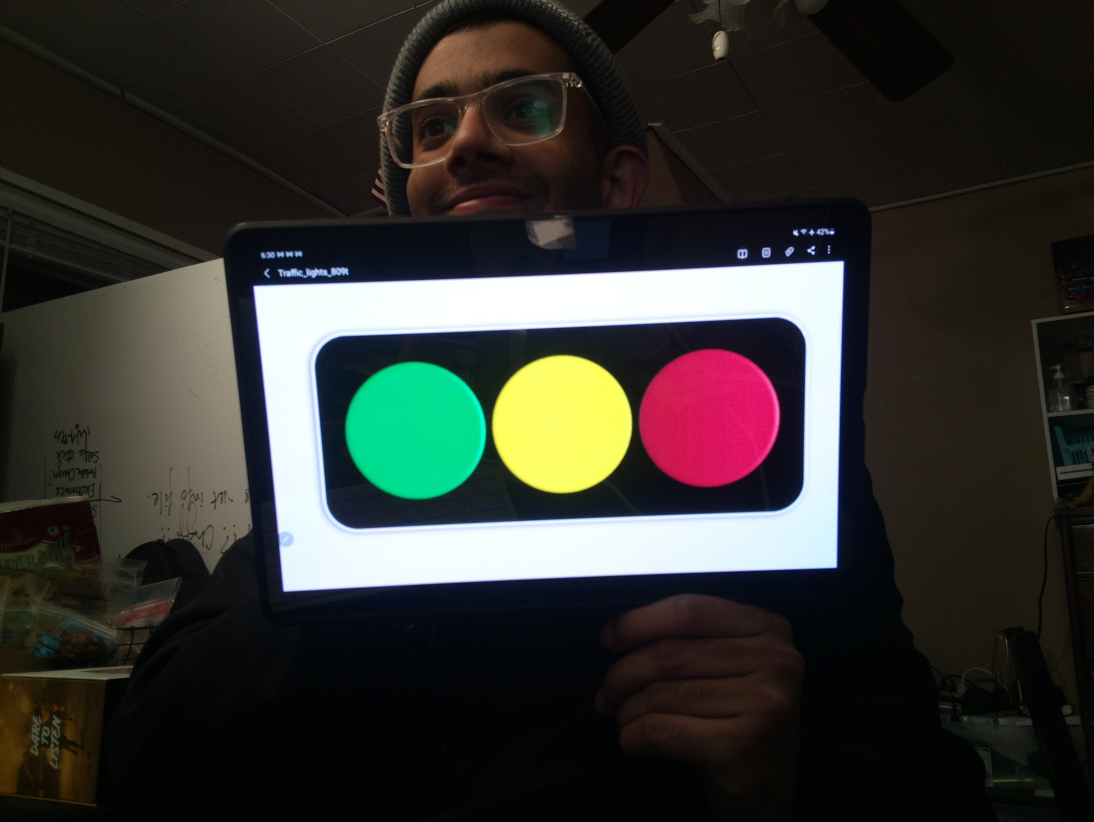
#> input picture Assignments/Ass_3/traffic_light_kulbir_final.jpg, 3280 x 2464 px (shown at 1/3 size)
$ python assign3_809T.py
#> lines starting #> are read from the running program, lines starting #| are printed output that depends on the picture; after the words box and inside, x2 and y2 are one past the last pixel; in counts of white or black regions, pixels touching at a corner belong together
import cv2
import imutils
import numpy as np
import matplotlib.pyplot as plt
import time

image = cv2.imread("traffic_light_kulbir_final.jpg")
#> image is the input picture: shape (2464, 3280, 3); mean B, G, R 47.7, 52.1, 52.2

image = imutils.resize(image, width = 720)
#> image: shape (540, 720, 3)
cv2.imshow("base image", image)

hsv = cv2.cvtColor(image,cv2.COLOR_BGR2HSV)
#> hsv: shape (540, 720, 3); mean H, S, V 57.1, 107.7, 60.7
cv2.imshow("hsv image", hsv)

green_light_lower_range = np.array([75,100,100])
green_light_upper_range = np.array([87,255,255])

mask = cv2.inRange(hsv, green_light_lower_range, green_light_upper_range)
#> mask: shape (540, 720); 1.7% white; 1 white region, box (x1, y1, x2, y2) and area: (227, 238, 320, 328) 6604

# mask = cv2.inRange(hsv, (155,95,85), (165,105,255))
cv2.imshow("mask", mask)


image_edges = cv2.Canny(mask,30,200)
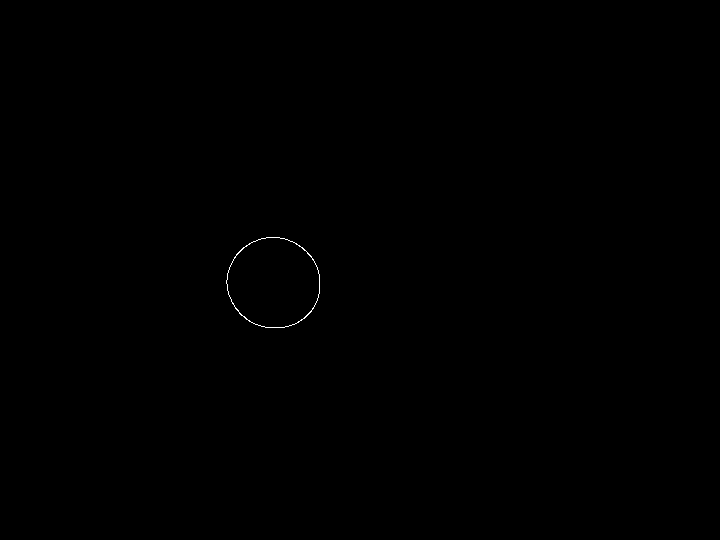
#> image_edges: shape (540, 720); 0.08% white in thin lines or dots, all inside (x1, y1, x2, y2) = (226, 237, 320, 328)
cv2.imshow("edges using canny edge detector", image_edges)

contours, hierarchy = cv2.findContours(mask, cv2.RETR_TREE,cv2.CHAIN_APPROX_NONE)
#> contours = 1 contour; box (x1, y1, x2, y2) and area: (227, 238, 320, 328) 6474
# print("contours = " + str(len(contours)))

# see the contours array
print("contours = ", contours)
#> (printed output is left out)

cv2.drawContours(mask, contours, -1, (255,0,0), 3)
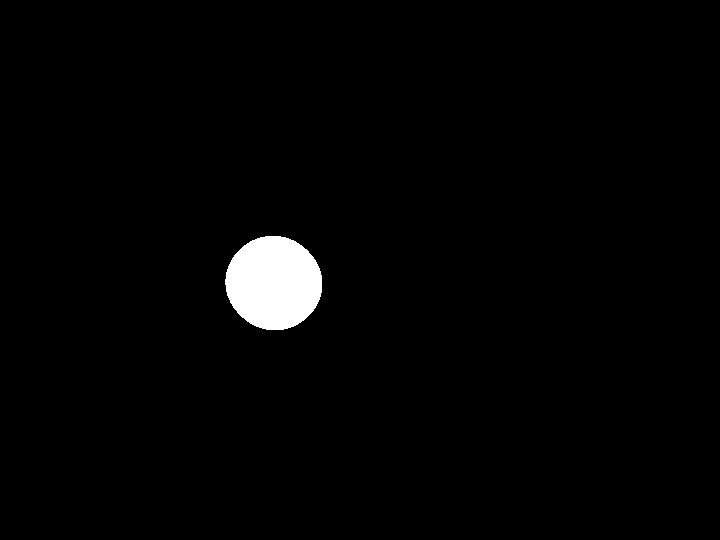
#> mask: shape (540, 720); 1.8% white; 1 white region, box (x1, y1, x2, y2) and area: (225, 236, 322, 330) 7132
cv2.imshow("with contours on mask", mask)

contour_points = contours[0]
#> contour_points = contour of 258 points, box (x1, y1, x2, y2) (227, 238, 320, 328), area 6474
(x,y),radius = cv2.minEnclosingCircle(contour_points)
#> x = 273.3; y = 282.7; radius = 46.59

circle_center = (int(x),int(y))
#> circle_center = (273, 282)

radius = int(radius)
#> radius = 46
# cv2.circle(image,circle_center,radius,(238,130,238),3)
cv2.circle(image,circle_center,2,(0,0,0),3)
#> image: shape (540, 720, 3); mean B, G, R 47.7, 52, 52.2

cv2.drawContours(image, [contour_points], 0, (238,0,0), 3)
#> image: shape (540, 720, 3); mean B, G, R 48.2, 51.6, 52.1
cv2.imshow("final_image", image)


# press the 'q' key to close all images
key = cv2.waitKey(0) & 0xFF
#> (key q is pressed here)
print(key)

if key == ord("q"):
    cv2.destroyAllWindows()


def nothing(x):
    pass

cam= cv2.VideoCapture(0)
fps = cam.get(cv2.CAP_PROP_FPS)
timestamps = [cam.get(cv2.CAP_PROP_POS_MSEC)]
calc_timestamps = [0.0]

#videowrite
fourcc = cv2.VideoWriter_fourcc(*'XVID')
out = cv2.VideoWriter('green_light_detection_video.avi', fourcc, 20.0, (640,480))
timeElapsedlist = []
while True:
    ret, image=cam.read()
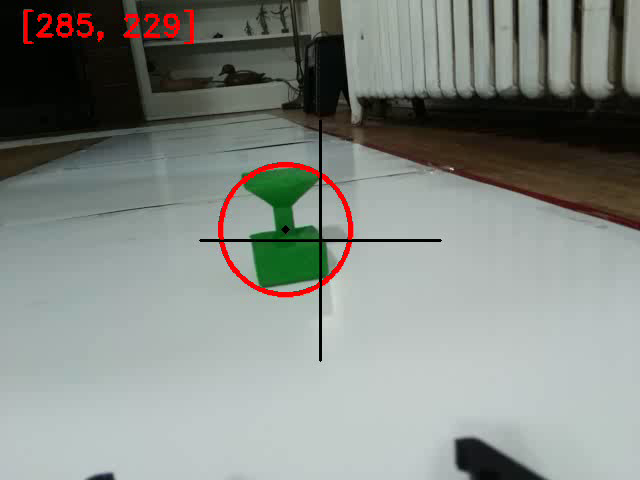
#> input picture frame 0 of Assignments/Ass_9/green_light_detection_video.avi, 640 x 480 px, given in place of the camera
#> image is the input picture: shape (480, 640, 3); mean B, G, R 131.6, 137, 131.9
    startTime = time.time()
    gray = cv2.cvtColor(image, cv2.COLOR_BGR2GRAY)
    blurred = cv2.GaussianBlur(gray, (5, 5), 0)
    thresh = cv2.threshold(blurred, 60, 255, cv2.THRESH_BINARY)[1]
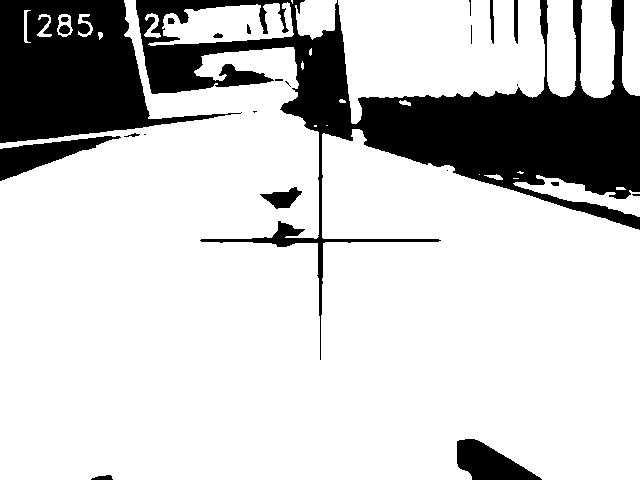
#> thresh: shape (480, 640); 79.5% white; 24 black regions (9 under 20 px), largest, box (x1, y1, x2, y2) and area: (136, 0, 640, 360) 39479, (0, 0, 242, 143) 18285, (0, 136, 121, 181) 2086
    frame = cv2.flip(thresh,1)
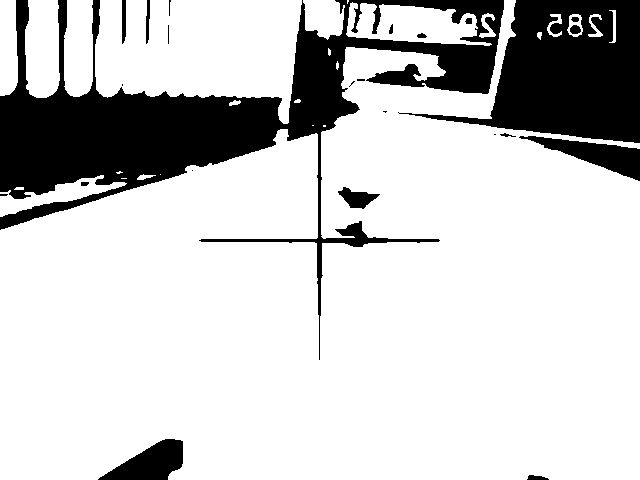
#> frame: shape (480, 640); 79.5% white; 24 black regions (9 under 20 px), largest, box (x1, y1, x2, y2) and area: (0, 0, 504, 360) 39479, (398, 0, 640, 143) 18285, (519, 136, 640, 181) 2086
        # [7 lines of commented-out code are left out]
    hsv_img = cv2.cvtColor(image,cv2.COLOR_BGR2HSV)
#> hsv_img: shape (480, 640, 3); mean H, S, V 68.6, 45.3, 140.9
#     # create the Mask
#     lower_range = np.array([l_h,l_s,l_v])
#     upper_range = np.array([u_h,u_s,u_v])
    lower_range = np.array([75,100,100])
    upper_range = np.array([87,255,255])
    mask = cv2.inRange(hsv_img, lower_range, upper_range)
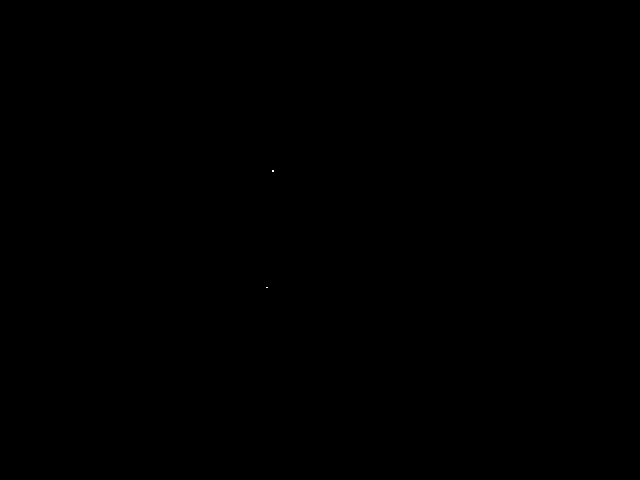
#> mask: shape (480, 640); 0% white in thin lines or dots, all inside (x1, y1, x2, y2) = (266, 170, 274, 288)
    cnts = cv2.findContours(mask.copy(), cv2.RETR_EXTERNAL,cv2.CHAIN_APPROX_SIMPLE)
#> cnts = 2 contours, all with area under 20
    cnts = imutils.grab_contours(cnts)
    for c in cnts:
        M = cv2.moments(c)
        if M["m00"] != 0:
            cX = int(M["m10"] / M["m00"])
            cY = int(M["m01"] / M["m00"])
        else:
            cX, cY = 0, 0
        (x,y),radius = cv2.minEnclosingCircle(contour_points)
        center = (int(x),int(y))
        radius = int(radius)
        cv2.circle(image, (cX, cY), 15, (0,0,255), 8)
        cv2.circle(image, (cX, cY), radius, (0,0,255), 3)
        cv2.circle(image,(cX, cY),2,(0,0,0),3)
#> this loop made 2 passes
#> (c, cX, cY, x, y, radius, center) on passes 1 to 2: ([[266, 287], [267, 287]], 0, 0, 273.3, 282.7, 46, (273, 282)), ([[272, 170], [272, 171], [273, 171], [273, 170]], 272, 170, 273.3, 282.7, 46, (273, 282))
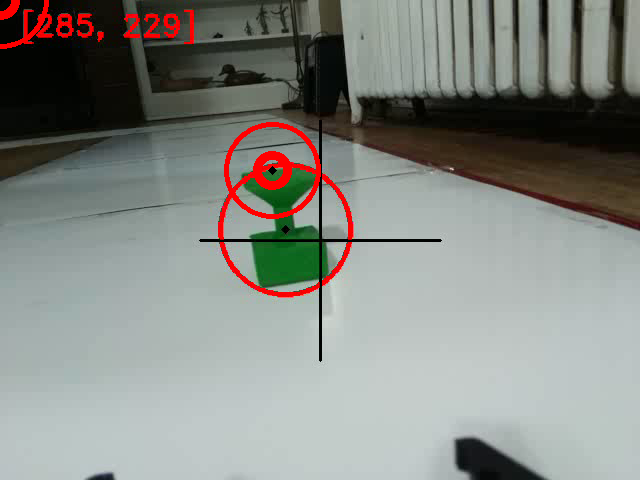
#> image: shape (480, 640, 3); 0.95% of pixels changed, all inside (x1, y1, x2, y2) = (0, 0, 321, 219)


    cv2.imshow("cam",image)
    out.write(image)
    timeElapsed = time.time() - startTime
    timeElapsedlist.append(timeElapsed)
    # open .txt file to save data
    f = open('time_elapsed_data.txt','a')
    # print time to run through loop to the screen & save to file
    f.write(str(timeElapsed))
    f.write('\n')
    print('time elapsed in this frame is > > > > ', timeElapsed)
    k = cv2.waitKey(100) & 0xFF
#> (key q is pressed here)
    if k == 27:
        break
f.close()
cam.release()
out.release()
cv2.destroyAllWindows()
